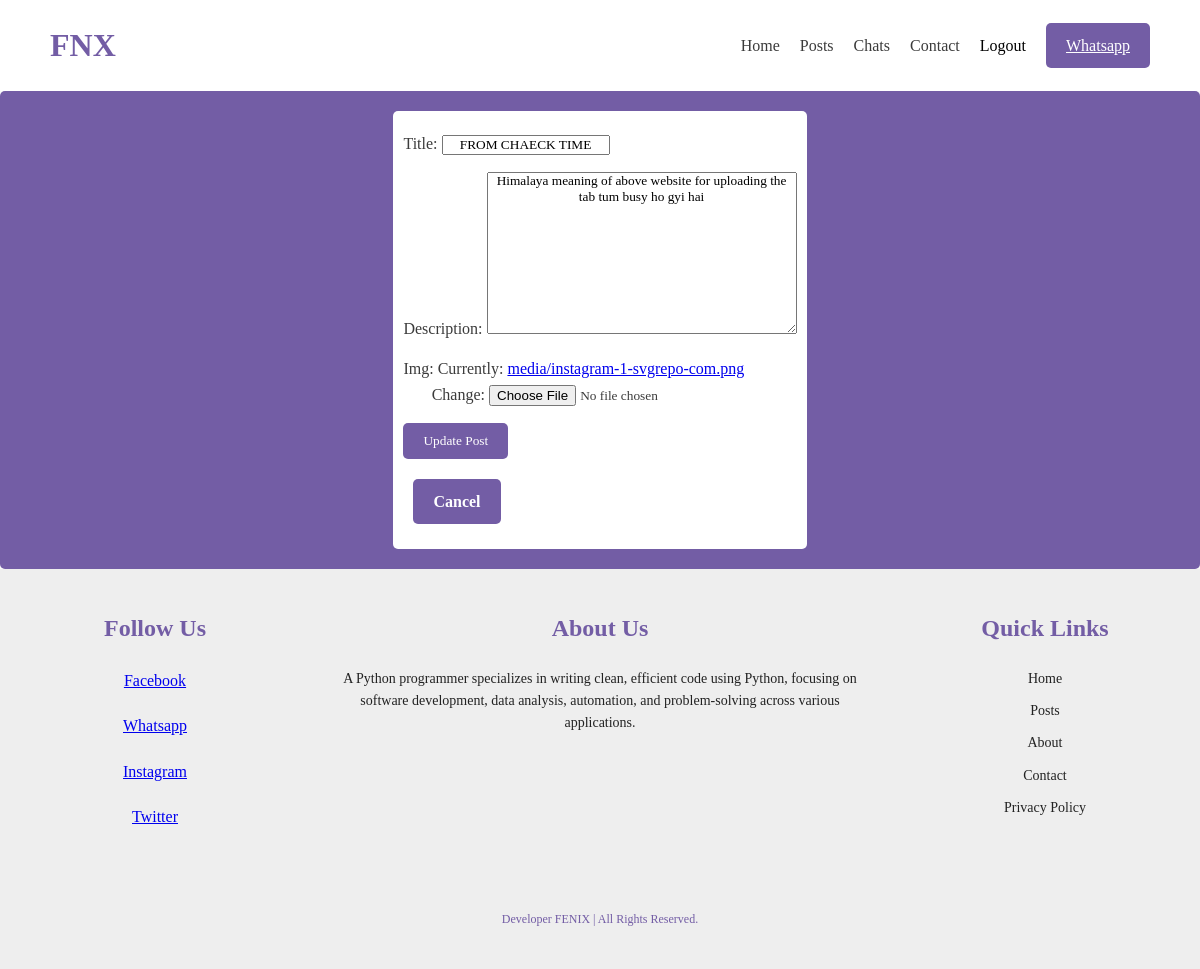
The app's page /posts/5/edit/ (signed in) with its own data.
### POST/models.py (models this page shows, shortened)
class Post(models.Model):
  user = models.ForeignKey(User, on_delete=models.CASCADE)
  img = models.ImageField(upload_to='media/')
  title = models.CharField(max_length=100)
  description = models.TextField()
  created_at = models.DateTimeField(auto_now_add=True)
  updated_at = models.DateTimeField(auto_now=True)

### POST/views.py (the view)
# urls.py: path('<int:post_id>/edit/', views.edit, name='edit'),
@login_required
def edit(request, post_id):
    post = get_object_or_404(Post, pk=post_id)
    if request.method == 'POST':
        form = PostForm(request.POST, request.FILES, instance=post)
        if form.is_valid():
            post = form.save(commit=False)
            post.user = request.user
            post.save()
            return redirect('posts')
    else:
        form = PostForm(instance=post)
    return render(request, 'post_form.html', {'form': form})

### POST/forms.py
class PostForm(forms.ModelForm):
    class Meta:
        model = Post
        fields = ['title', 'description', 'img']
        widgets = {
            'title': forms.TextInput(attrs={'class': 'form-control'}),
            'description': forms.Textarea(attrs={'class': 'form-control'}),
            'img': forms.ClearableFileInput(attrs={'class': 'form-control'}),
        }

### templates/post_form.html (shortened to what this page needs)
{% extends 'base.html' %}
{% block content %}
<div style="padding: 20px; background-color: #735DA5; border-radius: 5px; display: flex; justify-content: center; align-items: center; text-align: center;">
<form method='POST' style="padding: 20px 10px; background-color: #fff; border-radius: 5px; display: flex; flex-direction: column; align-items: start; justify-content: start; gap: 15px;" enctype="multipart/form-data">
  {{ form.as_p }}
  <button type="submit" style="background-color: #735DA5; color: #fff; border: none; padding: 10px 20px; border-radius: 5px; cursor: pointer;">
    {% if form.instance.pk %}
      Update Post
    {% else %}
      Create Post
    {% endif %}
  </button>
  <a href="{% url 'posts' %}" style="color: #fff; font-weight: bold; text-decoration: none; margin: 5px 10px; background-color: #735DA5; padding: 10px 20px; border-radius: 5px; cursor: pointer;">Cancel</a>
</form>
</div>
{% endblock %}

### static/style.css (style rules this page uses)
* { text-align: center; margin: 0; padding: 0; box-sizing: border-box; font-family: 'Georgia', serif; }
:root { --primary-color: #735DA5; --secondary-color: #C3D5E5; --text-color: #2d2d2d; --bg-color: #f6f6f6; }
body { background-color: var(--bg-color); color: var(--text-color); line-height: 1.6; font-size: 16px; }
body { font-family: 'Georgia', serif; color: #3b3b3b; margin: 0; padding: 0; background-color: #f9f9f9; }

### records on screen
Post: title "FROM CHAECK TIME", description "Himalaya meaning of above website for uploading the tab tum busy ho gyi hai"
